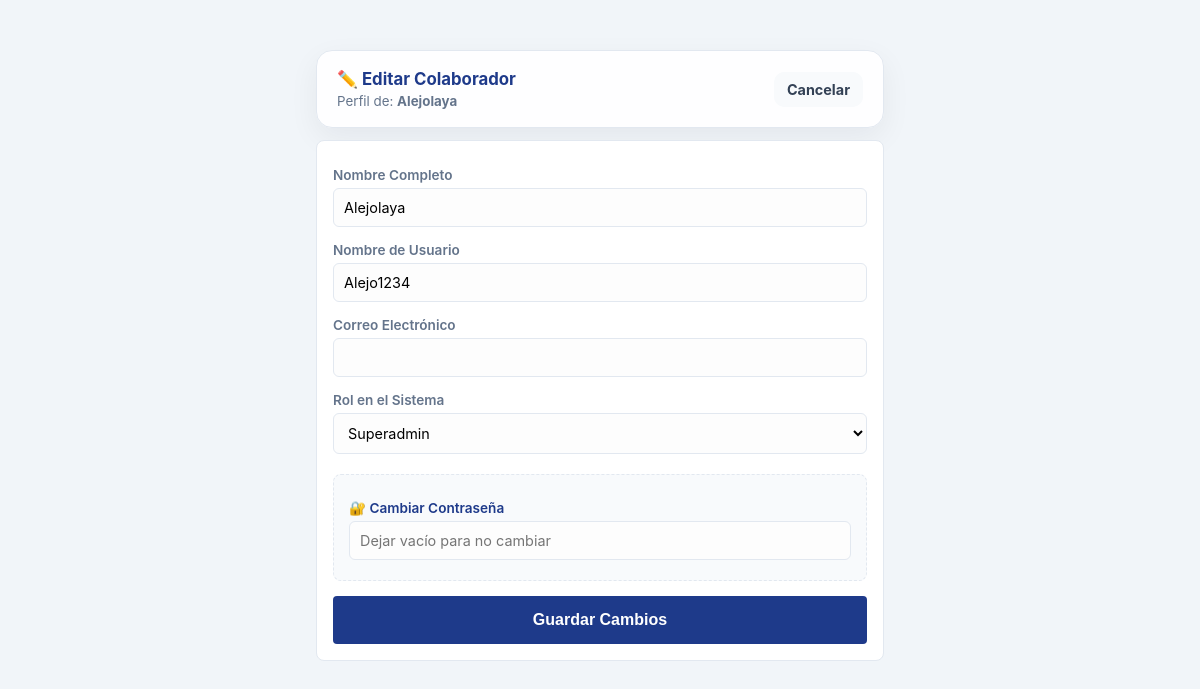
/views/editar_usuario.php?id=2 (signed in), run on the app's committed database.
### tables this page shows
CREATE TABLE `usuarios` (
  `id` int(11) NOT NULL,
  `nombre` varchar(100) NOT NULL,
  `correo` varchar(150) NOT NULL,
  `usuario` varchar(50) NOT NULL,
  `password` varchar(255) NOT NULL,
  `rol_id` int(11) NOT NULL,
  `estado` tinyint(4) DEFAULT 1,
  `creado_en` timestamp NOT NULL DEFAULT current_timestamp(),
  `token_recuperacion` varchar(100) DEFAULT NULL,
  `token_expiracion` datetime DEFAULT NULL
);

### models/Usuario.php (called while the page is built, shortened)
<?php
class Usuario {
    private $conn;
    private $table_name = "usuarios";
    public function __construct($db) {
        $this->conn = $db;
    }
    public function obtenerPorId($id) {
        $query = "SELECT * FROM " . $this->table_name . " WHERE id = ? LIMIT 1";
        $stmt = $this->conn->prepare($query);
        $stmt->execute([$id]);
        return $stmt->fetch(PDO::FETCH_ASSOC);
    }
}

### views/editar_usuario.php (the view, shortened to what this page needs)
<?php
require_once __DIR__ . '/../models/Usuario.php';
$db = (new Database())->getConnection();
$usuarioModel = new Usuario($db);
$user = $usuarioModel->obtenerPorId($_GET['id']);
?>
<!DOCTYPE html>
<html lang="es">
<head>
    <link rel="stylesheet" href="./assets/css/estilos.css">
</head>
<body class="dashboard-body">
<div class="main-panel container-small">
    <header class="panel-header">
        <div>
            <h1>✏️ Editar Colaborador</h1>
            <small>Perfil de: <strong><?php echo htmlspecialchars($user['nombre']); ?></strong></small>
        </div>
        <nav>
            <a href="usuarios.php" class="btn-panel">Cancelar</a>
        </nav>
    </header>
    <section class="panel-block">
        <form method="POST" action="../controllers/UsuarioController.php?action=actualizar">
            <label>Nombre Completo</label>
            <input type="text" name="nombre" value="<?php echo htmlspecialchars($user['nombre']); ?>" class="input-pro" required>
            <label>Nombre de Usuario</label>
            <input type="text" name="usuario" value="<?php echo htmlspecialchars($user['usuario']); ?>" class="input-pro" required>
            <label>Correo Electrónico</label>
            <input type="email" name="correo" value="<?php echo htmlspecialchars($user['correo'] ?? ''); ?>" class="input-pro" required>
            <label>Rol en el Sistema</label>
            <select name="rol_id" class="input-pro" required>
                <option value="3" <?php echo ($user['rol_id'] == 3) ? 'selected' : ''; ?>>Superadmin</option>
            </select>
            <div class="seccion-password" style="margin-top: 15px; margin-bottom: 15px;">
                <label>🔐 Cambiar Contraseña</label>
                <input type="password" name="nueva_password" placeholder="Dejar vacío para no cambiar" class="input-pro">
            </div>
            <button type="submit" class="btn-panel primary" style="width: 100%; padding: 15px; font-size: 1rem;">
                Guardar Cambios
            </button>
        </form>
    </section>
</div>
</body>
</html>

### views/assets/css/estilos.css (style rules this page uses)
:root { --primary-color: #1e3a8a; --secondary-color: #64748b; --success-color: #10b981; --warning-color: #f59e0b; --danger-color: #ef4444; --bg-panel: #f1f5f9; --bg-card: #ffffff; --bg-color: #f1f5f9; --border-color: #e2e8f0; }
*, *::before, *::after { box-sizing: border-box; }
html, body { height: 100%; }
body { font-family: 'Inter', 'Segoe UI', sans-serif; background-color: var(--bg-panel); min-height: 100vh; margin: 0; color: #1e293b; display: flex; flex-direction: column; }
body > .main-panel { flex: 1; min-height: 0; }
.main-panel { width: min(100%, 1440px); max-width: 1440px; margin: 0 auto; padding: 10px 16px; min-height: 100vh; display: flex; flex-direction: column; gap: 12px; box-sizing: border-box; }
header { background: var(--bg-card); padding: 10px 20px; border-radius: 8px; display: flex; justify-content: space-between; align-items: center; margin-bottom: 10px; border: 1px solid var(--border-color); }
header h1 { font-size: 1.2rem; margin: 0; color: var(--primary-color); }
nav a { text-decoration: none; color: #64748b; font-size: 0.85rem; font-weight: 600; margin-left: 15px; padding: 5px 10px; border-radius: 4px; }
.panel-block { display: flex; flex-direction: column; background: var(--bg-card); padding: 16px; min-height: 0; border-radius: 8px; border: 1px solid var(--border-color); }
.input-pro { width: 100%; padding: 4px; border: 1px solid var(--border-color); border-radius: 4px; background: #fdfdfd; font-family: inherit; }
.panel-header { background: rgba(255,255,255,0.95); padding: 18px 20px; border-radius: 16px; border: 1px solid var(--border-color); display: flex; justify-content: space-between; align-items: center; gap: 18px; box-shadow: 0 10px 30px rgba(15,23,42,0.06); margin-bottom: 0; }
.panel-header div { min-width: 0; }
.panel-header h1 { margin: 0; font-size: 1.05rem; }
.panel-header small { display: block; margin-top: 4px; color: var(--secondary-color); }
.panel-header nav { display: flex; gap: 12px; flex-wrap: wrap; align-items: center; }
.panel-header nav a { background: #f8fafc; color: #334155; padding: 8px 12px; border-radius: 10px; border: 1px solid transparent; transition: 0.2s; font-size: 0.9rem; }
.input-pro, .panel-block input, .panel-block select { width: 100%; padding: 10px; border: 1px solid var(--border-color); border-radius: 6px; background: #fdfdfd; font-size: 0.9rem; box-sizing: border-box; margin-bottom: 5px; font-family: inherit; }
.btn-panel { display: inline-block; padding: 5px 10px; border-radius: 4px; text-decoration: none; font-size: 0.8rem; font-weight: bold; border: 1px solid var(--border-color); transition: 0.2s; cursor: pointer; }
.btn-panel.primary { background: var(--primary-color); color: white; border: none; }
.container-small { max-width: 600px; margin: 40px auto; }
.seccion-password { background: #f8fafc; padding: 15px; border-radius: 8px; border: 1px dashed var(--border-color); margin: 15px 0; }
.seccion-password label { display: block; font-size: 0.85rem; font-weight: 600; color: var(--primary-color); margin-bottom: 5px; }
label { display: block; font-size: 0.85rem; font-weight: 600; color: var(--secondary-color); margin-bottom: 5px; margin-top: 10px; }
.panel-block > :last-child { flex: 1; }

### data on the page
usuarios: nombre "Alejolaya", usuario "Alejo1234", rol_id "Superadmin"
